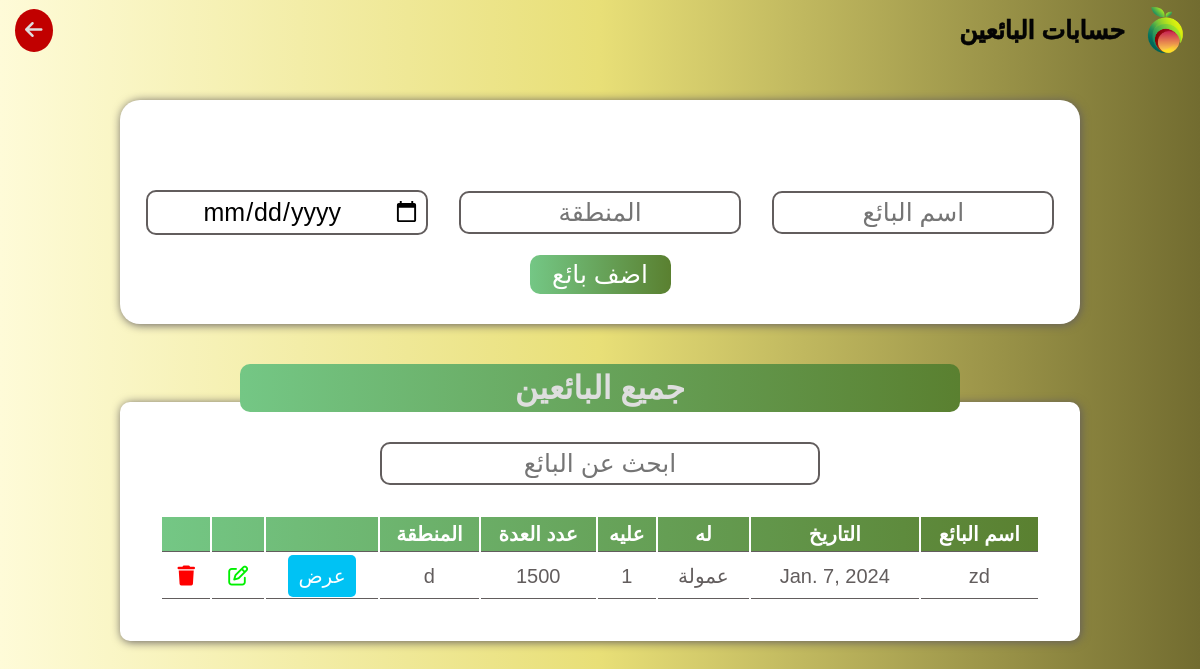
/selleraccounts, run on the app's committed database.
### user/models.py (models this page shows, shortened)
class Seller(models.Model):
    name = models.CharField(max_length=30)
    place = models.CharField(max_length=70, default='غير محدد')
    date = models.DateField(default=timezone.now().date())

### user/views.py (the view, shortened to what this page needs)
# urls.py: path('selleraccounts',views.seller_accounts, name='selleraccounts' ),
def seller_accounts(request):
    seller = Seller.objects.all()
    context = {'seller': seller}
    return render(request, 'sellersaccounts.html',context)

### templates/sellersaccounts.html (shortened to what this page needs)
{% load static %}
<!DOCTYPE html>
<html lang="en">
<head>
    <link rel="stylesheet" href="https://cdnjs.cloudflare.com/ajax/libs/font-awesome/6.5.1/css/all.min.css" />
    <link rel="stylesheet" href="{% static "css/main.css" %}">
</head>
<body>
    <header>
        <div class="main">
            <img src="{% static "images/logo.png" %}" alt="">
            <h1>حسابات البائعين</h1>
        </div>
        <a href="#" onclick="goBack()"><i class="fa-solid fa-arrow-left"></i></a>
    </header>
    <div class="todayscar">
        <form method ="POST" class="addcar" action="{% url "selleraccounts" %}">
            <ul class="messages">
            </ul>
            <div>
                <input name="name" type="text" placeholder="اسم البائع">
                <input name="place" type="text" placeholder="المنطقة">
                <input name="date" type="date" placeholder="التاريخ">
            </div>
            <button class="addbtn">اضف بائع</button>
        </form>
        <div class="title">
            <h1>جميع البائعين</h1>
        </div>
        <div class="table">
            <input id="searchbar" type="text" placeholder="ابحث عن البائع">
            <table>
                <thead>
                    <tr>
                        <th>اسم البائع</th>
                        <th>التاريخ</th>
                        <th>له</th>
                        <th>عليه</th>
                        <th>عدد العدة</th>
                        <th>المنطقة</th>
                        <th></th>
                        <th></th>
                        <th></th>
                    </tr>
                </thead>
                <tbody id="tablebody">
                    {% for seller in seller  %}
                    <tr>
                        <td>{{seller.name}}</td>
                        <td>{{seller.date}}</td>
                        <td>عمولة</td>
                        <td>1</td>
                        <td>1500</td>
                        <td>{{seller.place}}</td>
                        <td><a href="{% url "sellerpage" seller.id %}" style="text-decoration: none;" class="type" id="show">عرض</a></td>
                        <td><a href="{% url "sellerupdate" seller.id %}"><button id="editsupplier" class="btn" style="color: #00F000;"><i class="fa-regular fa-pen-to-square"></i></button></a></td>
                        <td><a href="{% url "sellerdelete" seller.id %}" ><button id="deletecar" class="btn"  style="color: #FF0000;" ><i class="fa-solid fa-trash"></i></button></a></td>
                    </tr>
                    {% endfor %}
                </tbody>
            </table>
        </div>
    </div>
</body>
</html>

### _project/static/css/main.css (style rules this page uses)
* { padding: 0; margin: 0; box-sizing: border-box; font-family: Arial, Helvetica, sans-serif; }
body { min-height: 100vh; display: flex; align-items: center; flex-direction: column; background: linear-gradient(270deg,#726c30,#e8df77,#FEFBD8); }
header { display: flex; justify-content: space-between; align-items: center; direction: rtl; flex-direction: row; width: 100%; z-index: 103; padding: 5px 15px; background: linear-gradient(270deg,#726c30,#e8df77,#FEFBD8); }
header a { text-decoration: none; color: #dedede; background-color: #c10000; padding: 10px; font-size: 20px; border-radius: 50%; transition: 0.5s ease; }
header h1,header h2 { font-size: 25px;color: #040404;-webkit-text-stroke:0.5px #040404; }
header div { display: flex; align-items: center; gap: 20px; color: #fff; }
header img { width: 40px; }
.addnewcar,.todayscar { width: 100%; height: 100vh; display: flex; align-items:center; flex-direction: column; }
.addcar { direction: rtl; width: 80%; margin: 40px; padding: 30px 10px; display: flex; align-items: center; justify-content: space-around; flex-direction: column; gap: 20px; background-color: #fff; border-radius: 20px; box-shadow: 1px 1px 10px #625D5D; }
.addcar div { justify-content: space-around; width: 100%; display: flex; align-items: center; }
.addcar input,.addcar select { width: 30%; text-align: center; font-size: 25px; padding: 5px; border-radius: 10px; outline: none; border: 2px solid #625D5D; }
.addcar button { width: 15%; font-size: 25px; padding: 5px; color: #fff; background:linear-gradient(270deg,#5A8030,#74C785); border: none; border-radius: 10px; transition: 0.5s ease; cursor: pointer; }
.title { width: 60%; text-align: center; background: linear-gradient(270deg,#5A8030,#74C785); padding: 5px; border-radius: 10px; color: #dedede; z-index: 100; }
.table { margin: -10px; width: 80%; display: flex; justify-content: center; align-items: center; flex-direction: column; direction: rtl; background-color: #fff; padding: 40px; border-radius: 10px; box-shadow: 1px 1px 10px #625D5D; }
.table input { width: 50%; text-align: center; font-size: 25px; padding: 5px; outline: none; border-radius: 10px; border: 2px solid #625D5D; margin-bottom: 30px; }
.table table { width: 100%; text-align: center; }
.table table th { font-size: 20px; padding: 5px; border-bottom: 1px solid #625D5D; }
.table table td { font-size: 20px; border-bottom: 1px solid #625D5D; padding: 10px; color: #625D5D; }
.table table td .btn { border: none; background-color: transparent; font-size: 20px; }
.table table td .type { background-color: rgb(72, 72, 255); border: none; padding: 10px; font-size: 20px; color: #fff; border-radius: 5px; cursor: pointer; transition: 0.5s ease-in; }
.todayscar .table table thead,.window table thead,.bigcon table thead { background: linear-gradient(270deg,#5A8030,#74C785); }
.todayscar .table table th,.window table th { font-size: 20px; color: #fff; padding: 5px; border-bottom: 1px solid #625D5D; }
.table table td,.window table td { font-size: 20px; border-bottom: 1px solid #625D5D; padding: 10px; color: #625D5D; }
.table table td .btn,.window table td .btn { border: none; background-color: transparent; font-size: 20px; cursor: pointer; }
.table table td .type,.sellingbtn { border: none; padding: 10px; font-size: 20px; color: #fff; border-radius: 5px; cursor: pointer; transition: 0.5s ease-in; background-color:#00C2F4; }
.messages { list-style-type: none; padding: 10px; margin: 10px 0; }

### data on the page
Seller: name "zd", date "Jan. 7, 2024", place "d"
